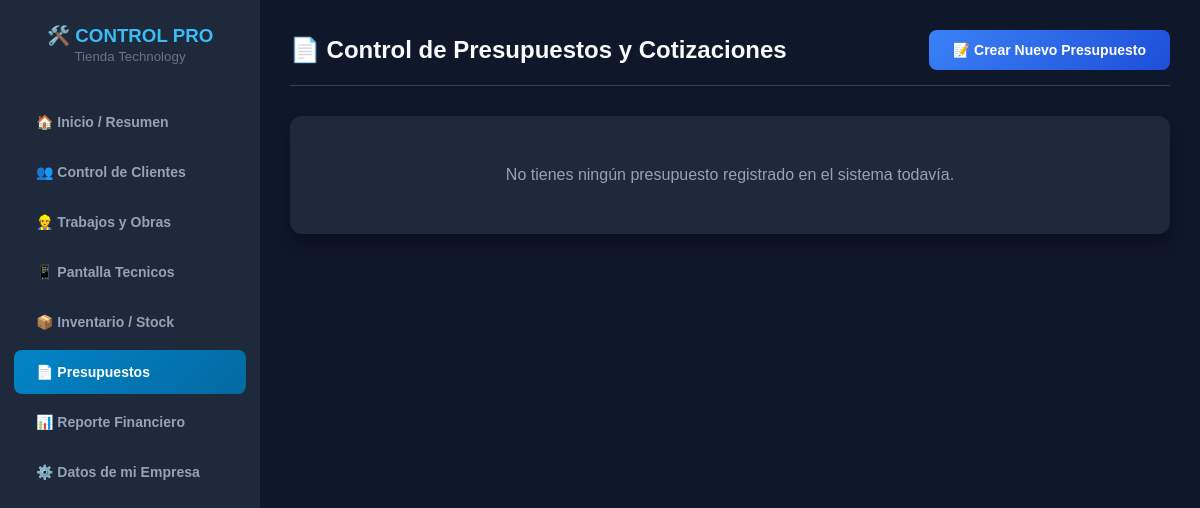
The page /presupuestos/ on the database as committed earlier.
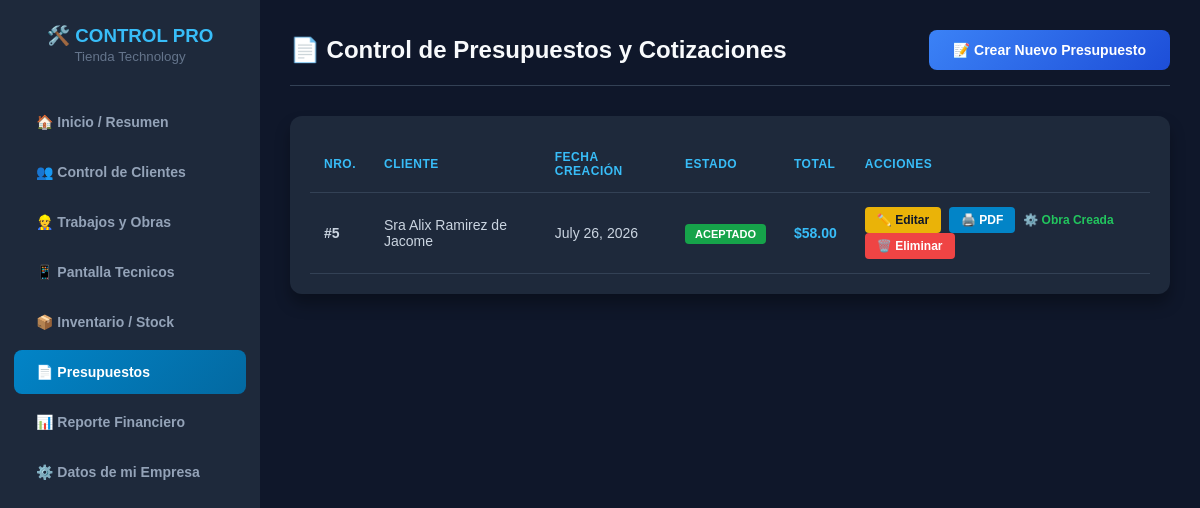
The same page on the database as committed later.
### gestion/models.py (models this page shows, shortened)
class Presupuesto(models.Model):
    ESTADOS = [
        ("BORR", "Borrador"),
        ("ENVI", "Enviado al Cliente"),
        ("ACEP", "Aceptado (Crear Obra)"),
        ("RECH", "Rechazado"),
    ]
    cliente = models.ForeignKey(Cliente, on_delete=models.CASCADE)
    fecha_creacion = models.DateField(auto_now_add=True)
    estado = models.CharField(max_length=4, choices=ESTADOS, default="BORR")
    notas_adicionales = models.TextField(
        blank=True, null=True, verbose_name="Condiciones o Notas del Presupuesto"
    )
    @property
    def total_presupuesto(self):
        total = sum(
            float(item.producto.precio_venta) * int(item.cantidad)
            for item in self.items.all()
        )
        return round(total, 2)

class Cliente(models.Model):
    nombre = models.CharField(max_length=100)
    rif_cedula = models.CharField(
        max_length=50, blank=True, null=True, verbose_name="Rif o Cédula"
    )
    telefono = models.CharField(max_length=20, blank=True, null=True)
    direccion = models.TextField(
        blank=True, null=True, verbose_name="Dirección"
    )
    nota_privada = models.TextField(
        blank=True, null=True, verbose_name="Nota Privada"
    )
    foto = models.ImageField(upload_to="clientes/", blank=True, null=True)
    latitud = models.DecimalField(
        max_digits=9, decimal_places=6, blank=True, null=True
    )
    longitud = models.DecimalField(
        max_digits=9, decimal_places=6, blank=True, null=True
    )

class ItemPresupuesto(models.Model):
    presupuesto = models.ForeignKey(
        Presupuesto, on_delete=models.CASCADE, related_name="items"
    )
    producto = models.ForeignKey(
        Producto, on_delete=models.CASCADE, verbose_name="Material / Servicio"
    )
    cantidad = models.IntegerField(default=1)

class Producto(models.Model):
    nombre = models.CharField(max_length=100)
    stock_actual = models.IntegerField(
        default=0, verbose_name="Existencia Actual"
    )
    stock_minimo = models.IntegerField(default=5)
    precio_costo = models.DecimalField(
        max_digits=10, decimal_places=2, verbose_name="Ultimo Precio Costo"
    )
    porcentaje_ganancia = models.DecimalField(
        max_digits=5, decimal_places=2, default=30.0
    )
    porcentaje_impuesto = models.DecimalField(
        max_digits=5, decimal_places=2, default=16.0
    )
    proveedor = models.ForeignKey(
        Proveedor,
        on_delete=models.SET_NULL,
        null=True,
        verbose_name="Proveedor Habitual",
    )
    foto = models.ImageField(
        upload_to="productos/",
        blank=True,
        null=True,
        verbose_name="Foto del Producto",
    )
    @property
    def precio_venta(self):
        con_ganancia = float(self.precio_costo) * (
            1 + (float(self.porcentaje_ganancia) / 100)
        )
        precio_final = con_ganancia * (
            1 + (float(self.porcentaje_impuesto) / 100)
        )
        return round(precio_final, 2)

### gestion/views.py (the view)
# urls.py: path("presupuestos/", views.vista_lista_presupuestos, name="lista_presupuestos"),
def vista_lista_presupuestos(request):
    return render(request, 'gestion/lista_presupuestos.html', {'lista_presupuestos': Presupuesto.objects.all().order_by('-id')})

### gestion/templates/gestion/lista_presupuestos.html (shortened to what this page needs)
<!DOCTYPE html>
<html lang="es">
<head>
</head>
<body>
    <div class="sidebar">
        <div class="sidebar-titulo">
            <h3>🛠️ CONTROL PRO</h3>
            <small style="color: #64748b;">Tienda Technology</small>
        </div>
        <a href="/">🏠 Inicio / Resumen</a>
        <a href="/clientes/">👥 Control de Clientes</a>
        <a href="/trabajos/">👷 Trabajos y Obras</a>
        <a href="/mis-trabajos/">📱 Pantalla Tecnicos</a>
        <a href="/productos/">📦 Inventario / Stock</a>
        <a href="/presupuestos/" class="active">📄 Presupuestos</a>
        <a href="/reporte-financiero/">📊 Reporte Financiero</a>
        <a href="/empresa/configurar/">⚙️ Datos de mi Empresa</a>
    </div>
    <div class="contenido">
        <div class="barra-top">
            <h2>📄 Control de Presupuestos y Cotizaciones</h2>
            <a href="/presupuestos/nuevo/" class="btn-primario">📝 Crear Nuevo Presupuesto</a>
        </div>
        <div class="tabla-contenedor">
            {% if lista_presupuestos %}
            <table>
                <thead>
                    <tr>
                        <th>Nro.</th>
                        <th>Cliente</th>
                        <th>Fecha Creación</th>
                        <th>Estado</th>
                        <th class="text-right">Total</th>
                        <th>Acciones</th>
                    </tr>
                </thead>
                <tbody>
                    {% for p in lista_presupuestos %}
                    <tr>
                        <td><strong>#{{ p.id }}</strong></td>
                        <td>{{ p.cliente.nombre }}</td>
                        <td>{{ p.fecha_creacion }}</td>
                        <td>
                            {% if p.estado == 'BORR' %}
                                <span class="badge badge-borrador">Borrador</span>
                            {% elif p.estado == 'ENVI' %}
                                <span class="badge badge-enviado">Enviado</span>
                            {% elif p.estado == 'ACEP' %}
                                <span class="badge badge-aceptado">Aceptado</span>
                            {% else %}
                                <span class="badge badge-rechazado">Rechazado</span>
                            {% endif %}
                        </td>
                        <td class="text-right" style="color: #38bdf8; font-weight: bold;">${{ p.total_presupuesto|floatformat:2 }}</td>
                        <td>
                            <a href="{% url 'modificar_presupuesto' p.id %}" class="btn-modificar"> ✏️ Editar</a>
                            <a href="/presupuesto/{{ p.id }}/imprimir/" target="_blank" class="btn-pdf">🖨️ PDF</a>
                            {% if p.estado != 'ACEP' %}
                            <a href="/presupuesto/{{ p.id }}/aprobar-erp/" class="btn-pdf" style="background: linear-gradient(135deg, #22c55e, #15803d);" onclick="return confirm('¿Deseas aprobar este presupuesto? Se descontará el inventario y se creará la obra automáticamente en el ERP.');">
                                ⚡ Aprobar ERP
                            </a>
                            {% else %}
                            <span style="color: #22c55e; font-weight: bold; font-size: 12px; margin-right: 4px;">⚙️ Obra Creada</span>
                            {% endif %}
                            <a href="{% url 'eliminar_presupuesto' p.id %}" class="btn-eliminar" onclick="return confirm('¿Estás seguro de que deseas eliminar permanentemente el presupuesto #{{ p.id }}?');">
                                🗑️ Eliminar
                            </a>
                        </td>
                    </tr>
                    {% endfor %}
                </tbody>
            </table>
            {% else %}
            <div style="text-align: center; padding: 30px; color: #94a3b8;">
                <p style="font-size: 16px; margin: 0;">No tienes ningún presupuesto registrado en el sistema todavía.</p>
            </div>
            {% endif %}
        </div>
    </div>
</body>
</html>

Rows that differ between the two databases and show on the page:
added Presupuesto: id "5", cliente.nombre "Sra Alix Ramirez de Jacome", fecha_creacion "July 26, 2026", estado "ACEPTADO", total_presupuesto "58.00"
Other text that changed with them:
text no longer shown: "No tienes ningún presupuesto registrado en el sistema todavía."
text now shown: "NRO. CLIENTE FECHA CREACIÓN ESTADO TOTAL ACCIONES"
